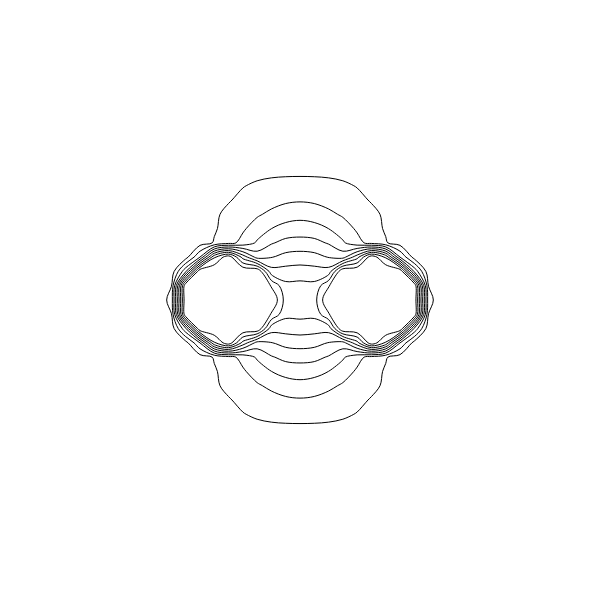

The notebook cell this image was saved under:
### Code cell
# Adjusting the limits of the density gives a more comparable result
view_contour(scf3, scf3.n, limits=(0, 0.02))

### Figure 1 — Plotly figure (JSON) as saved in the notebook; plotly's stock layout.template omitted (floating-point values rounded to 4 significant figures; data arrays with more than 128 entries replaced by an {"elided": "..."} marker saying what was removed)
{"data": [{"contours": {"coloring": "none"}, "line": {"width": 1}, "ncontours": 10, "type": "contour", "x": {"elided": "3528 float values"}, "y": {"elided": "3528 float values"}, "z": {"elided": "3528 float values"}}], "layout": {"height": 600, "margin": {"b": 0, "l": 0, "r": 0, "t": 0}, "width": 600, "xaxis": {"range": [0, 20], "visible": false}, "yaxis": {"range": [0, 20], "visible": false}}}
